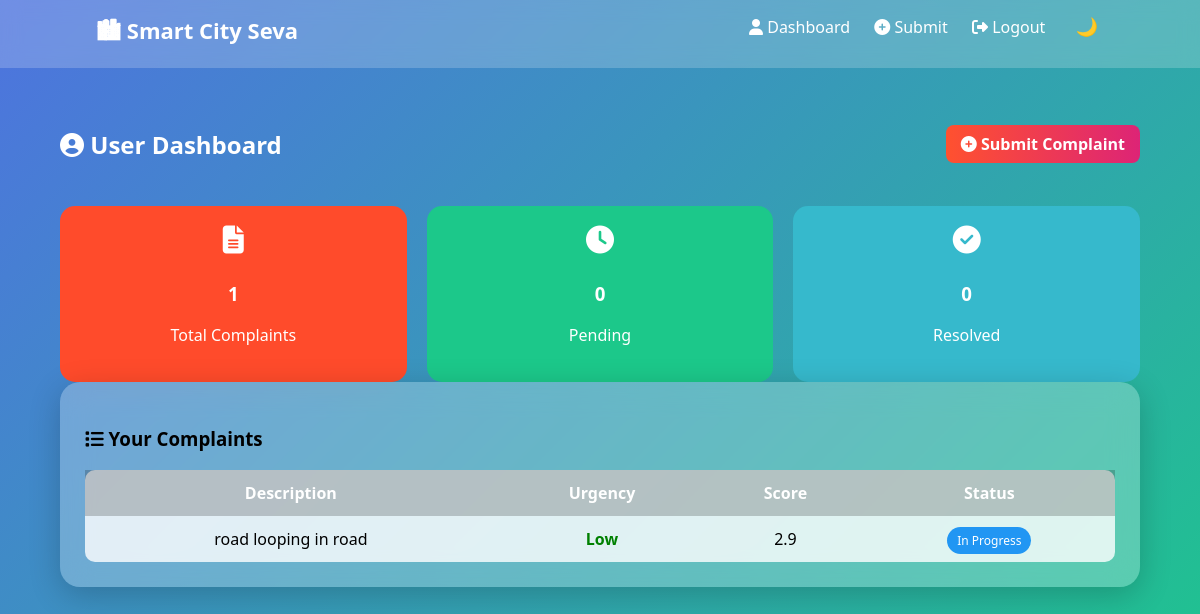
The page /user_dashboard (signed in) on the database its author committed.
### tables this page shows
CREATE TABLE complaints (
        id INTEGER PRIMARY KEY AUTOINCREMENT,
        user_id INTEGER,
        description TEXT,
        category TEXT,
        location TEXT,
        urgency TEXT,
        priority_score REAL,
        status TEXT,
        created_at TEXT
    );

### app.py (the view)
@app.route("/user_dashboard")
def user_dashboard():
    if "user_id" not in session:
        return redirect("/login")
    conn = get_db_connection()
    complaints = conn.execute(
        "SELECT * FROM complaints WHERE user_id=?",
        (session["user_id"],)
    ).fetchall()
    conn.close()
    return render_template("user_dashboard.html", complaints=complaints)

### app.py (called while the page is built)
def get_db_connection():
    conn = sqlite3.connect("smartcity.db")
    conn.row_factory = sqlite3.Row
    return conn

### templates/user_dashboard.html
{% extends "base.html" %}
{% block content %}
<div class="dashboard-header">
    <h2><i class="fas fa-user-circle"></i> User Dashboard</h2>
    <a href="/submit" class="primary-btn">
        <i class="fas fa-plus-circle"></i> Submit Complaint
    </a>
</div>
<div class="stats">
    <div class="stat-card stat1">
        <i class="fas fa-file-alt"></i>
        <h3>{{ complaints|length }}</h3>
        <p>Total Complaints</p>
    </div>
    <div class="stat-card stat2">
        <i class="fas fa-clock"></i>
        <h3>
            {{ complaints | selectattr("status","equalto","Pending") | list | length }}
        </h3>
        <p>Pending</p>
    </div>
    <div class="stat-card stat3">
        <i class="fas fa-check-circle"></i>
        <h3>
            {{ complaints | selectattr("status","equalto","Resolved") | list | length }}
        </h3>
        <p>Resolved</p>
    </div>
</div>
<div class="card">
    <h3><i class="fas fa-list"></i> Your Complaints</h3>
    <table>
        <tr>
            <th>Description</th>
            <th>Urgency</th>
            <th>Score</th>
            <th>Status</th>
        </tr>
        {% for c in complaints %}
        <tr>
            <td>{{ c.description }}</td>
            <td class="{{ c.urgency|lower }}">{{ c.urgency }}</td>
            <td>{{ c.priority_score }}</td>
            <td>
                {% if c.status == "Pending" %}
                    <span class="status pending">Pending</span>
                {% elif c.status == "In Progress" %}
                    <span class="status progress">In Progress</span>
                {% else %}
                    <span class="status resolved">Resolved</span>
                {% endif %}
            </td>
        </tr>
        {% endfor %}
    </table>
</div>
{% endblock %}

### static/css/style.css (style rules this page uses)
body { margin: 0; font-family: 'Segoe UI', sans-serif; background: linear-gradient(135deg, #4e73df, #1cc88a); min-height: 100vh; transition: 0.4s; }
.card { backdrop-filter: blur(15px); background: rgba(255,255,255,0.25); padding: 25px; border-radius: 20px; box-shadow: 0 8px 32px rgba(0,0,0,0.2); margin-bottom: 30px; transition: 0.3s; }
.stats { display: flex; justify-content: space-between; gap: 20px; }
.stat-card { flex: 1; padding: 20px; border-radius: 15px; color: white; text-align: center; animation: fadeIn 1s ease-in-out; }
.stat1 { background: #ff4b2b; }
.stat2 { background: #1cc88a; }
.stat3 { background: #36b9cc; }
table { width: 100%; border-collapse: collapse; background: rgba(255,255,255,0.8); border-radius: 10px; }
th, td { padding: 12px; text-align: center; }
th { background: rgba(0,0,0,0.2); color: white; }
.low { color: green; font-weight: bold; }
.dashboard-header { display: flex; justify-content: space-between; align-items: center; margin-bottom: 25px; color: white; }
.primary-btn { padding: 8px 15px; border-radius: 8px; background: linear-gradient(90deg, #ff512f, #dd2476); color: white; text-decoration: none; font-weight: bold; transition: 0.3s; }
.status { padding: 5px 10px; border-radius: 20px; font-size: 12px; color: white; }
.status.progress { background: #2196f3; }
.stat-card i { font-size: 28px; margin-bottom: 8px; }

### rows shown on the page
complaints: description "road looping in road", urgency "Low", priority_score "2.9", status "In Progress"

### other values the page prints
{{ complaints|length }} "1"
{{ complaints | selectattr("status","equalto","Pending") | list | length }} "0"
{{ complaints | selectattr("status","equalto","Resolved") | list | length }} "0"
